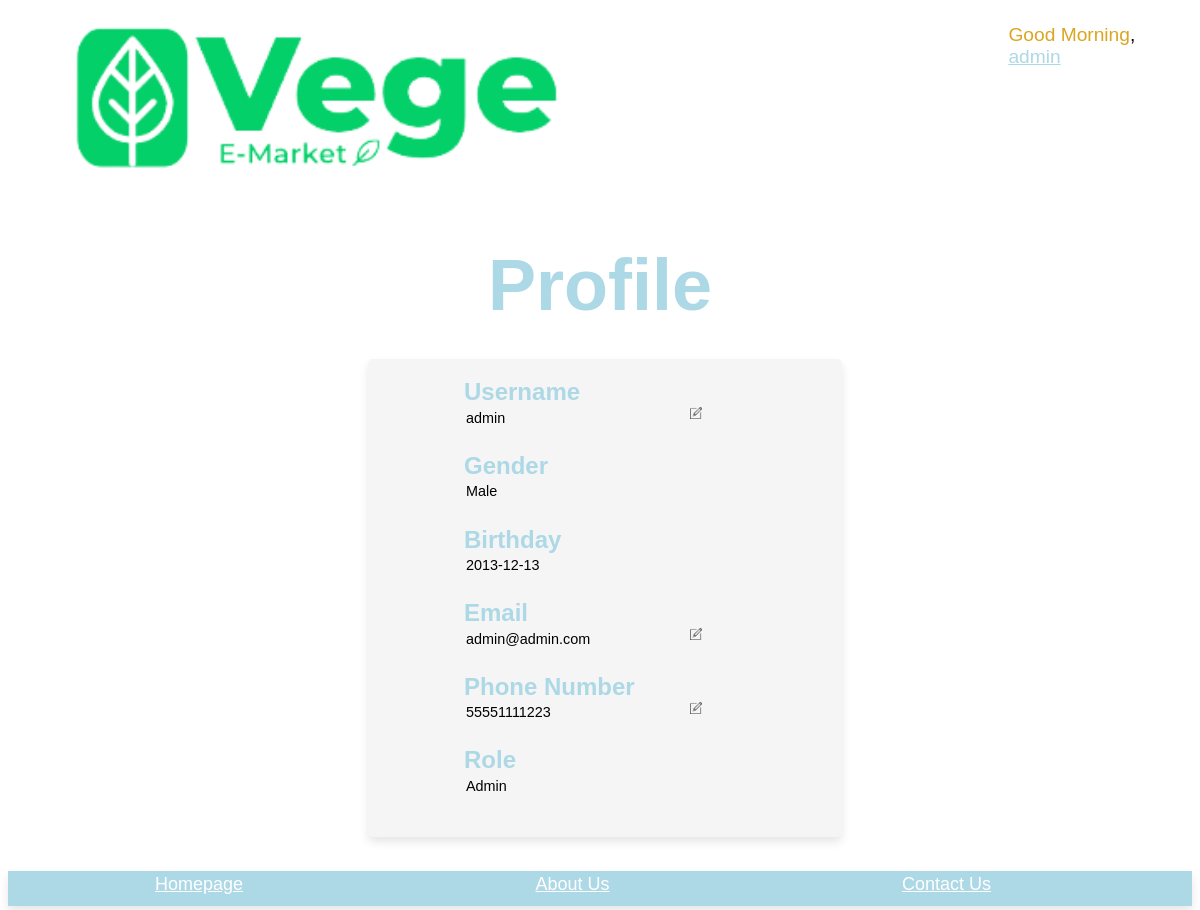
The app's page /public/profile.php (signed in) with its own data.
### tables this page shows
CREATE TABLE IF NOT EXISTS `user` (
  `userID` varchar(100) NOT NULL,
  `username` varchar(100) NOT NULL,
  `gender` varchar(10) NOT NULL,
  `email` varchar(100) NOT NULL,
  `phone` varchar(100) NOT NULL,
  `birthday` date NOT NULL,
  `password` varchar(100) NOT NULL,
  `AccStatus` varchar(100) NOT NULL,
  `role` varchar(10) NOT NULL,
  `Profile_Pic` varchar(255) NOT NULL,
  PRIMARY KEY (`userID`)
);

### modules/config.php (called while the page is built, shortened)
<?php
    if (isset($_SESSION['role'])){
        $role=$_SESSION['role'];
        $userID=$_SESSION['userID'];
    }else{
        $role='';
    }
?>

### public/profile.php (the view, shortened to what this page needs)
<?php
    require '../modules/config.php';
    if($role == 'student'){
        include '../includes/student_header.php';
    } elseif($role == 'premium'){
        include '../includes/student_header.php';
    } else {
        include '../includes/header.php';
     }
    $read_sql = "SELECT * FROM user WHERE userID='$userID'";
    $user_info=mysqli_fetch_array(mysqli_query($conn, $read_sql));
?>
<!DOCTYPE html>
<html lang="en">
<head>
    <link rel="stylesheet" href="../styles/title.css">
</head>
<body>
    <br>
    <h1 id="title">Profile</h1>
    <div class="container">
        <br>
        <form class="profile" method="post">
            <label for="username"><h2>Username</h2></label>
            <div class="input-container">
                <input type="text" name="username" id="username" value="<?php echo $user_info['username']; ?>" readonly required>
                <button title="Click me to edit" class="edit" id="editbutton" onclick="edit('username')"><img src="../images/edit.png" alt="Edit" width="100%"></button>
            </div>
            <label for="gender"><h2>Gender</h2></label>
            <div class="input-container">
                <input type="text" name="gender" id="gender" value="<?php echo ucfirst($user_info['gender']); ?>" readonly>
            </div>
            <label for="birthday"><h2>Birthday</h2></label>
            <div class="input-container">
                <input type="text" id="birthday" name="dob" value="<?php echo $user_info['birthday']; ?>" readonly>
            </div>
            <label for="email"><h2>Email</h2></label>
            <div class="input-container">
                <input type="email" id="email" name="email" pattern="[a-z0-9._%+\-]+@[a-z0-9.\-]+\.[a-z]{2,}$" value="<?php echo $user_info['email']; ?>" readonly required>
                <button title="Click me to edit" class="edit" id="editbutton" onclick="edit('email')"><img src="../images/edit.png" alt="Edit" width="100%"></button>
            </div>
            <label for="phone"><h2>Phone Number</h2></label>
            <div class="input-container">
                <input type="tel" id="phone" name="phone" pattern="[0-9]{11,12}" value="<?php echo $user_info['phone']; ?>" readonly required>
                <button title="Click me to edit" class="edit" id="editbutton" onclick="edit('phone')"><img src="../images/edit.png" alt="Edit" width="100%"></button>
            </div>
            <label for="role"><h2>Role</h2></label>
            <div class="input-container">
                <input type="text" id="role" name="role" value="<?php echo ucfirst($user_info['role']); ?>" readonly>
            </div>
            <br>
        </form>
    </div><br>
</body>
</html>
<?php include '../includes/footer.php'; ?>

### styles/title.css (style rules this page uses)
#title { margin-left: 5vw; line-height:50%; clear: both; font-family: 'Franklin Gothic Medium', 'Arial Narrow', Arial, sans-serif; color: darkgreen; }

### public/profile.php (style rules this page uses)
h1#title { font-family: Arial, Helvetica, sans-serif; color: lightblue; text-align: center; font-size: 6vw; margin: 7vh 0vw; }
div.container { background-color: whitesmoke; min-width: max-content; min-height: max-content; width: 40%; margin-left: 30vw; border-radius: 5px; box-shadow: 0 5px 10px rgba(0, 0, 0, .1); }
form.profile h2 { font-family: Arial, Helvetica, sans-serif; margin-left: 8vw; margin-top: 0.1vw; margin-bottom: 0vw; }
form.profile input { font-size: 1.2vw; font-family: Arial, Helvetica, sans-serif; line-height: 0vw; margin-top: 0.2vw; margin-left: 8vw; margin-bottom: 2vw; background-color: transparent; border: 0; vertical-align: middle; margin-right: 2vw; overflow-x: auto; }
form.profile div.input-container { display: flex; }
form.profile button.edit { vertical-align: middle; background-color: transparent; border: none; width: 2vw; margin: 0 0.5vw 0; height: 1vw; }
label { color: lightblue; }

### records on screen
user: username "admin", gender "Male", dob "2013-12-13", email "admin@admin.com", phone "55551111223", role "Admin"

### other values on screen
$username "admin"
